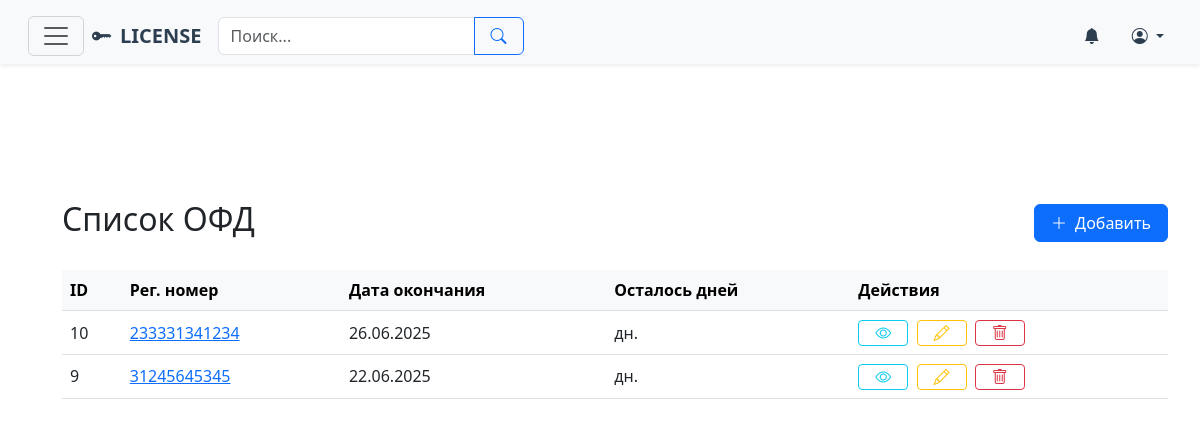
The app's page /ofd/ with its own data.
### licen/models.py (models this page shows, shortened)
class LicenseBaseModel(models.Model):
    created_at = models.DateTimeField(auto_now_add=True, verbose_name=_('Дата создания'))
    updated_at = models.DateTimeField(auto_now=True, verbose_name=_('Дата обновления'))
    start_date = models.DateField(verbose_name=_('Дата начала действия (с)'))
    end_date = models.DateField(verbose_name=_('Дата окончания действия (по)'))
    comments = models.TextField(blank=True, null=True, verbose_name=_('Комментарии'))
    computer = models.ForeignKey(
        'Computer',
        on_delete=models.CASCADE,
        related_name='%(class)s',
        verbose_name=_('Компьютер')
    )
    class Meta:
        abstract = True
        ordering = ['-end_date']
        indexes = [
            models.Index(fields=['end_date']),
        ]

class OFD(LicenseBaseModel):
    reg_number = models.CharField(
        max_length=100,
        unique=True,
        verbose_name=_('Регистрационный номер')
    )
    class Meta:
        verbose_name = _('ОФД')
        verbose_name_plural = _('ОФД')

### licen/views.py (the view)
# urls.py: path('ofd/', ofd_list, name='ofd-list'),
def ofd_list(request):
    ofds = OFD.objects.all().order_by('reg_number')
    return render(request, 'licen/ofd/ofd_list.html', {'ofds': ofds})

### licen/context_processors.py (called while the page is built, shortened)
def get_breadcrumbs(request):
    breadcrumbs = []
    breadcrumbs.append({
        'name': _('Города'),
        'url': reverse('city-list')
    })
    return {'breadcrumbs': breadcrumbs}

### licen/templates/licen/ofd/ofd_list.html (shortened to what this page needs)
{% extends "base.html" %}
{% block content %}
<div class="container mt-5">
    <div class="d-flex justify-content-between align-items-center mb-4">
        <h2>Список ОФД</h2>
        <a href="{% url 'ofd-create' %}" class="btn btn-primary d-flex align-items-center gap-2">
            <i class="bi bi-plus-lg"></i> Добавить
        </a>
    </div>
    {% if ofds %}
    <div class="table-responsive d-none d-md-block">
        <table class="table table-hover align-middle">
            <thead class="table-light">
                <tr>
                    <th>ID</th>
                    <th>Рег. номер</th>
                    <th>Дата окончания</th>
                    <th>Осталось дней</th>
                    <th>Действия</th>
                </tr>
            </thead>
            <tbody>
                {% for item in ofds %}
                <tr>
                    <td>{{ item.id }}</td>
                    <td><a href="{% url 'ofd-detail' item.id %}">{{ item.reg_number|truncatechars:20 }}</a></td>
                    <td>{{ item.end_date|date:"d.m.Y" }}</td>
                    <td>
                        {% with days_left=item.days_left %}
                            {% if days_left <= 0 %}
                                <span class="text-danger">Лицензия истекла</span>
                            {% else %}
                                {{ days_left }} дн.
                            {% endif %}
                        {% endwith %}
                    </td>
                    <td class="text-nowrap">
                        <a href="{% url 'ofd-detail' item.id %}" class="btn btn-sm btn-outline-info me-1"><i class="bi bi-eye"></i></a>
                        <a href="{% url 'ofd-update' item.id %}" class="btn btn-sm btn-outline-warning me-1"><i class="bi bi-pencil"></i></a>
                        <a href="{% url 'ofd-delete' item.id %}" class="btn btn-sm btn-outline-danger"><i class="bi bi-trash"></i></a>
                    </td>
                </tr>
                {% endfor %}
            </tbody>
        </table>
    </div>
    {% else %}
    <div class="alert alert-info">Нет лицензий ОФД в базе</div>
    {% endif %}
</div>
{% endblock %}

### licen/templates/base.html (style rules this page uses)
.table thead th { background-color: #f8f9fa; }
.btn { padding-left: 1rem; padding-right: 1rem; }
.btn i { display: flex; align-items: center; }
.btn-sm i { font-size: 1rem; }

### records on screen
OFD: id "10", reg_number "233331341234", end_date "26.06.2025"
OFD: id "9", reg_number "31245645345", end_date "22.06.2025"
